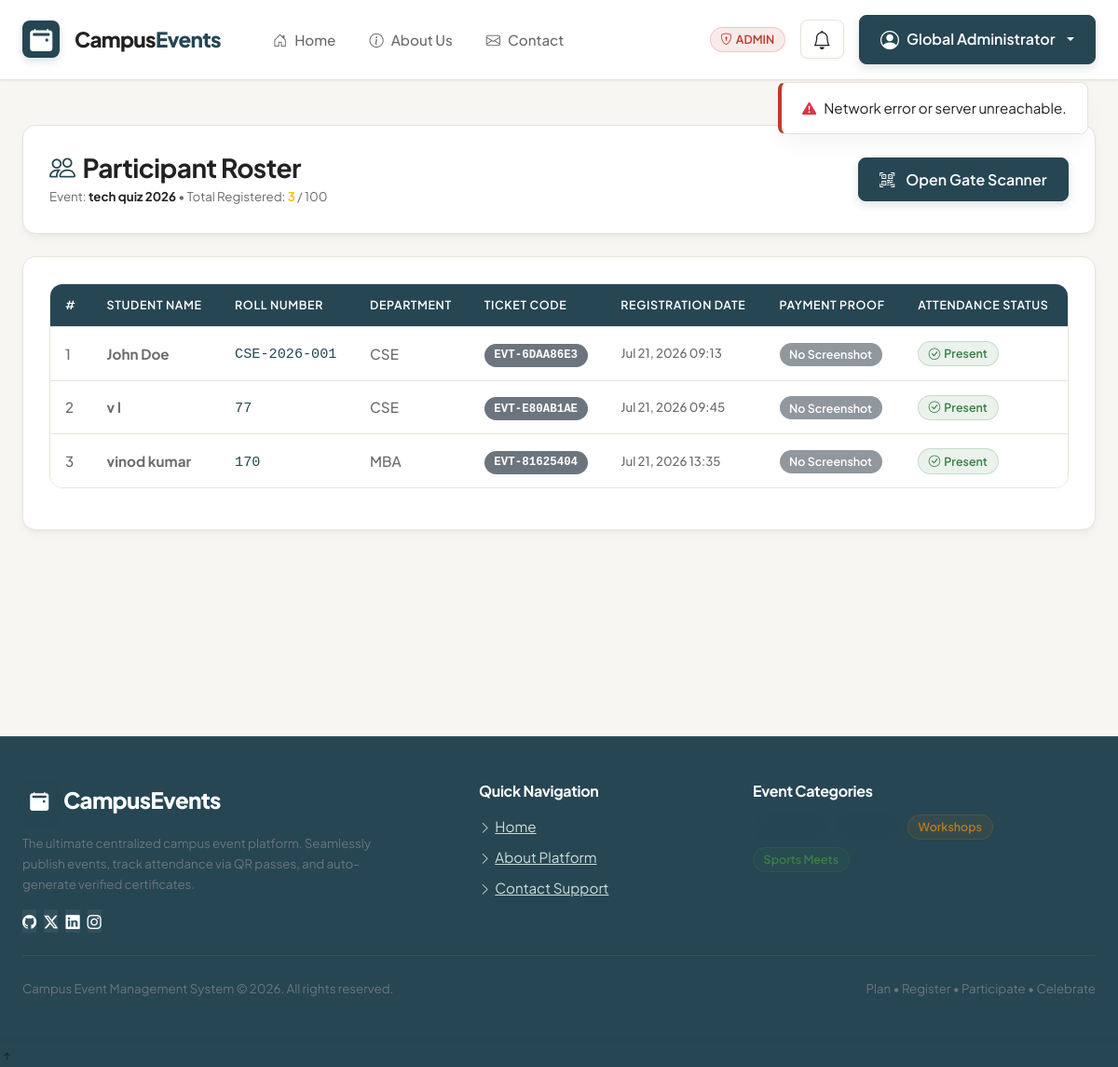
Screenshot of /event/1/participants/ (signed in) with the database file from the repository.
### events/models.py (models this page shows, shortened)
class CustomUser(AbstractUser):
    ROLE_CHOICES = (
        ('student', 'Student'),
        ('organizer', 'Organizer'),
        ('faculty', 'Faculty'),
        ('admin', 'Admin'),
    )
    role = models.CharField(max_length=20, choices=ROLE_CHOICES, default='student')
    phone = models.CharField(max_length=15, blank=True, null=True)
    roll_number = models.CharField(max_length=20, blank=True, null=True, unique=True)
    department = models.ForeignKey(Department, on_delete=models.SET_NULL, null=True, blank=True, related_name='users')
    club = models.ForeignKey(Club, on_delete=models.SET_NULL, null=True, blank=True, related_name='organizers')
    @property
    def full_name(self):
        full = f"{self.first_name} {self.last_name}".strip()
        return full if full else self.username

class Event(models.Model):
    STATUS_CHOICES = (
        ('draft', 'Draft'),
        ('published', 'Published'),
        ('completed', 'Completed'),
        ('cancelled', 'Cancelled'),
    )
    APPROVAL_CHOICES = (
        ('pending', 'Pending Approval'),
        ('approved', 'Approved'),
        ('rejected', 'Rejected'),
    )
    event_id = models.AutoField(primary_key=True)
    title = models.CharField(max_length=200)
    category = models.ForeignKey(Category, on_delete=models.CASCADE, related_name='events')
    description = models.TextField()
    venue = models.ForeignKey(Venue, on_delete=models.SET_NULL, null=True, blank=True, related_name='events')
    date = models.DateField()
    time = models.TimeField()
    deadline = models.DateTimeField()
    max_participants = models.PositiveIntegerField()
    banner_image = models.ImageField(upload_to='event_banners/', blank=True, null=True)
    certificate_template = models.ImageField(upload_to='certificate_templates/', blank=True, null=True)
    payment_scanner = models.ImageField(upload_to='payment_scanners/', blank=True, null=True)
    status = models.CharField(max_length=20, choices=STATUS_CHOICES, default='draft')
    approval_status = models.CharField(max_length=20, choices=APPROVAL_CHOICES, default='pending')
    organizer = models.ForeignKey(CustomUser, on_delete=models.CASCADE, related_name='organized_events')
    department = models.ForeignKey(Department, on_delete=models.SET_NULL, null=True, blank=True, related_name='events')
    club = models.ForeignKey(Club, on_delete=models.SET_NULL, null=True, blank=True, related_name='events')
    registration_fee = models.DecimalField(max_digits=8, decimal_places=2, default=0.00)
    skills_learned = models.CharField(max_length=300, blank=True, null=True, help_text="Comma-separated list of skills learned e.g. Python, AI, Leadership")

class Registration(models.Model):
    registration_id = models.AutoField(primary_key=True)
    student = models.ForeignKey(CustomUser, on_delete=models.CASCADE, related_name='registrations')
    event = models.ForeignKey(Event, on_delete=models.CASCADE, related_name='registrations')
    registration_date = models.DateTimeField(auto_now_add=True)
    ticket_code = models.CharField(max_length=30, unique=True, blank=True)
    status = models.CharField(max_length=20, default='Confirmed')
    attendance = models.CharField(max_length=10, choices=(('absent', 'Absent'), ('present', 'Present')), default='absent')
    num_members = models.PositiveIntegerField(default=1)
    amount_paid = models.DecimalField(max_digits=8, decimal_places=2, default=0.00)
    payment_status = models.CharField(
        max_length=10,
        choices=[('pending', 'Pending'), ('paid', 'Paid'), ('failed', 'Failed')],
        default='pending'
    )
    payment_id = models.CharField(max_length=100, blank=True, null=True)
    payment_screenshot = models.ImageField(upload_to='payment_screenshots/', blank=True, null=True)
    attendance_status = models.CharField(
        max_length=15,
        choices=[('pending', 'Pending'), ('approved', 'Approved'), ('rejected', 'Rejected')],
        default='pending'
    )
    approved_by = models.ForeignKey(
        CustomUser,
        on_delete=models.SET_NULL,
        null=True,
        blank=True,
        related_name='approved_attendances'
    )
    class Meta:
        unique_together = ('student', 'event')

class Department(models.Model):
    name = models.CharField(max_length=100, unique=True)
    code = models.CharField(max_length=10, unique=True)

### events/views.py (the view)
# urls.py: path('event/<int:id>/participants/', views.participant_list_view, name='participant_list_page'),
@login_required
def participant_list_view(request, id):
    event = safe_get_object_or_404(Event, pk=id)
    if request.user != event.organizer and request.user.role not in ['faculty', 'admin'] and not request.user.is_superuser:
        return redirect('home')
    registrations = event.registrations.all()
    return render(request, 'events/participant_list.html', {
        'event': event,
        'registrations': registrations
    })

### events/views.py (called while the page is built)
def safe_get_object_or_404(klass, *args, **kwargs):
    try:
        for k, v in list(kwargs.items()):
            if k in ['pk', 'id', 'event_id', 'venue_id', 'department_id', 'club_id', 'registration_id', 'certificate_id']:
                if v is None or (isinstance(v, str) and not v.strip().isdigit()):
                    raise Http404(f"Invalid primary key for {klass.__name__}.")
        return get_object_or_404(klass, *args, **kwargs)
    except (ValueError, TypeError, DjangoValidationError):
        raise Http404(f"Object not found in {klass.__name__}.")

### events/templates/events/participant_list.html (shortened to what this page needs)
{% extends 'events/base.html' %}
{% load static %}
{% block content %}
<div class="row mb-4">
    <div class="col-12">
        <div class="glass-card d-flex justify-content-between align-items-center flex-wrap gap-3">
            <div>
                <h3 class="fw-bold text-white mb-1"><i class="bi bi-people text-info me-2"></i>Participant Roster</h3>
                <p class="text-muted small mb-0">Event: <span class="text-white fw-bold">{{ event.title }}</span> &bull; Total Registered: <span class="text-warning fw-bold">{{ registrations.count }}</span> / {{ event.max_participants }}</p>
            </div>
            <div>
                <a href="{% url 'attendance_page' event.event_id %}" class="btn btn-glass-primary"><i class="bi bi-qr-code-scan me-1"></i>Open Gate Scanner</a>
            </div>
        </div>
    </div>
</div>
<div class="row">
    <div class="col-12">
        <div class="glass-card">
            {% if registrations %}
                <div class="table-responsive">
                    <table class="table table-dark table-hover align-middle">
                        <thead>
                            <tr>
                                <th>#</th>
                                <th>Student Name</th>
                                <th>Roll Number</th>
                                <th>Department</th>
                                <th>Ticket Code</th>
                                <th>Registration Date</th>
                                <th>Payment Proof</th>
                                <th>Attendance Status</th>
                            </tr>
                        </thead>
                        <tbody>
                            {% for reg in registrations %}
                                <tr>
                                    <td>{{ forloop.counter }}</td>
                                    <td class="fw-bold text-white">{{ reg.student.full_name }}</td>
                                    <td><span class="font-monospace text-info">{{ reg.student.roll_number|default:"N/A" }}</span></td>
                                    <td>{% if reg.student.department %}{{ reg.student.department.code }}{% else %}N/A{% endif %}</td>
                                    <td><span class="badge bg-secondary font-monospace">{{ reg.ticket_code }}</span></td>
                                    <td class="small text-muted">{{ reg.registration_date|date:"M d, Y H:i" }}</td>
                                    <td>
                                        {% if reg.payment_screenshot %}
                                            <button type="button" class="btn btn-outline-info btn-sm" onclick="showProofModal('{{ reg.payment_screenshot.url|escapejs }}', '{{ reg.student.full_name|escapejs }}')">
                                                <i class="bi bi-file-earmark-image me-1"></i>View Proof
                                            </button>
                                        {% else %}
                                            <span class="badge bg-secondary opacity-75 small">No Screenshot</span>
                                        {% endif %}
                                    </td>
                                    <td>
                                        {% if reg.attendance == 'present' %}
                                            <span class="badge badge-approved"><i class="bi bi-check-circle me-1"></i>Present</span>
                                        {% else %}
                                            <span class="badge badge-pending">Registered</span>
                                        {% endif %}
                                    </td>
                                </tr>
                            {% endfor %}
                        </tbody>
                    </table>
                </div>
            {% else %}
                <p class="text-muted text-center py-5 mb-0">No registered participants for this event yet.</p>
            {% endif %}
        </div>
    </div>
</div>
{% endblock %}

### events/templates/events/base.html (shortened to what this page needs)
{% load static %}
<!DOCTYPE html>
<html lang="en">
<head>
    <link href="https://cdn.jsdelivr.net/npm/bootstrap@5.3.2/dist/css/bootstrap.min.css" rel="stylesheet">
    <link rel="stylesheet" href="https://cdn.jsdelivr.net/npm/bootstrap-icons@1.11.1/font/bootstrap-icons.css">
    <link rel="stylesheet" href="{% static 'css/style.css' %}">
</head>
<body>
    <nav class="navbar navbar-expand-lg navbar-dark glass-navbar sticky-top py-3" id="mainNavbar">
        <div class="container-xxl px-4">
            <a class="navbar-brand d-flex align-items-center gap-3 text-white" href="{% url 'home' %}">
                <div class="brand-icon-box">
                    <i class="bi bi-calendar2-event-fill fs-4"></i>
                </div>
                <span>Campus<span style="color: var(--color-primary);">Events</span></span>
            </a>
            <div class="collapse navbar-collapse" id="navbarMain">
                <ul class="navbar-nav me-auto mb-2 mb-lg-0 ms-lg-4 gap-1">
                    <li class="nav-item"><a class="nav-link text-white" href="{% url 'home' %}"><i class="bi bi-house-door me-2"></i>Home</a></li>
                    <li class="nav-item"><a class="nav-link" href="{% url 'about' %}"><i class="bi bi-info-circle me-2"></i>About Us</a></li>
                    <li class="nav-item"><a class="nav-link" href="{% url 'contact' %}"><i class="bi bi-envelope me-2"></i>Contact</a></li>
                </ul>
                <div class="d-flex align-items-center gap-3">
                    {% if request.user.is_authenticated %}
                        <span class="badge {% if request.user.role == 'admin' %}badge-rejected{% elif request.user.role == 'faculty' %}badge-pending{% else %}badge-approved{% endif %} text-uppercase px-3 py-2">
                            <i class="bi bi-shield-lock me-1"></i>{{ request.user.role }}
                        </span>
                        <div class="dropdown">
                            <button class="btn btn-glass-secondary rounded-circle position-relative p-2" type="button" data-bs-toggle="dropdown" aria-expanded="false" aria-label="Notifications" style="width:42px; height:42px;">
                                <i class="bi bi-bell text-white fs-5"></i>
                            </button>
                        </div>
                        <div class="dropdown">
                            <button class="btn btn-glass-primary dropdown-toggle d-flex align-items-center gap-2 px-3 py-2" type="button" data-bs-toggle="dropdown">
                                <i class="bi bi-person-circle fs-5"></i>
                                <span>{{ request.user.full_name }}</span>
                            </button>
                        </div>
                    {% else %}
                        <a href="{% url 'login_page' %}" class="btn btn-glass-secondary px-4"><i class="bi bi-box-arrow-in-right me-1"></i>Sign In</a>
                        <a href="{% url 'register_page' %}" class="btn btn-glass-primary px-4"><i class="bi bi-person-plus me-1"></i>Register</a>
                    {% endif %}
                </div>
            </div>
        </div>
    </nav>
    <main class="container-xxl px-4 py-5" style="min-height: 82vh;">
        {% block content %}{% endblock %}
    </main>
    <footer class="footer-glass py-5 mt-5 border-top border-secondary">
        <div class="container-xxl px-4">
            <div class="row g-4 mb-4">
                <div class="col-12 col-md-5">
                    <a class="navbar-brand d-flex align-items-center gap-2 text-white mb-3" href="{% url 'home' %}">
                        <div class="brand-icon-box" style="width:36px; height:36px;">
                            <i class="bi bi-calendar2-event-fill fs-5"></i>
                        </div>
                        <span class="fs-4">Campus<span style="color: var(--color-primary);">Events</span></span>
                    </a>
                    <p class="text-secondary small mb-3" style="max-width: 380px;">
                        The ultimate centralized campus event platform. Seamlessly publish events, track attendance via QR passes, and auto-generate verified certificates.
                    </p>
                    <div class="d-flex gap-2">
                        <a href="#" class="social-icon-btn" aria-label="Github"><i class="bi bi-github"></i></a>
                        <a href="#" class="social-icon-btn" aria-label="Twitter"><i class="bi bi-twitter-x"></i></a>
                        <a href="#" class="social-icon-btn" aria-label="Linkedin"><i class="bi bi-linkedin"></i></a>
                        <a href="#" class="social-icon-btn" aria-label="Instagram"><i class="bi bi-instagram"></i></a>
                    </div>
                </div>
                <div class="col-6 col-md-3">
                    <h6 class="fw-bold text-white mb-3">Quick Navigation</h6>
                    <ul class="list-unstyled space-y-2 mb-0">
                        <li class="mb-2"><a href="{% url 'home' %}" class="footer-link"><i class="bi bi-chevron-right me-1 small"></i>Home</a></li>
                        <li class="mb-2"><a href="{% url 'about' %}" class="footer-link"><i class="bi bi-chevron-right me-1 small"></i>About Platform</a></li>
                        <li class="mb-2"><a href="{% url 'contact' %}" class="footer-link"><i class="bi bi-chevron-right me-1 small"></i>Contact Support</a></li>
                    </ul>
                </div>
                <div class="col-6 col-md-4">
                    <h6 class="fw-bold text-white mb-3">Event Categories</h6>
                    <div class="d-flex flex-wrap gap-2">
                        <span class="badge badge-indigo-glass">Technical</span>
                        <span class="badge badge-info-glass">Cultural</span>
                        <span class="badge badge-warning-glass">Workshops</span>
                        <span class="badge badge-success-glass">Sports Meets</span>
                    </div>
                </div>
            </div>
            <div class="pt-4 border-top border-secondary border-opacity-25 d-flex flex-column flex-sm-row justify-content-between align-items-center gap-2">
                <small class="text-secondary">Campus Event Management System &copy; 2026. All rights reserved.</small>
                <small class="text-secondary">Plan &bull; Register &bull; Participate &bull; Celebrate</small>
            </div>
        </div>
    </footer>
    <div id="scrollTopBtn" onclick="scrollToTop()" title="Scroll to Top" aria-label="Scroll to top">
        <i class="bi bi-arrow-up-short"></i>
    </div>
</body>
</html>

### rows the page displays
CustomUser: user.role "ADMIN", user.full_name "Global Administrator"
Event: title "tech quiz 2026", count "3", max_participants "100"
Registration: student.full_name "John Doe", student.roll_number "CSE-2026-001", student.department.code "CSE", ticket_code "EVT-6DAA86E3", registration_date "Jul 21, 2026 09:13", shows "No Screenshot", attendance "present" (drawn)
Registration: student.full_name "v l", student.roll_number "77", student.department.code "CSE", ticket_code "EVT-E80AB1AE", registration_date "Jul 21, 2026 09:45", shows "No Screenshot", attendance "present" (drawn)
Registration: student.full_name "vinod kumar", student.roll_number "170", student.department.code "MBA", ticket_code "EVT-81625404", registration_date "Jul 21, 2026 13:35", shows "No Screenshot", attendance "present" (drawn)
